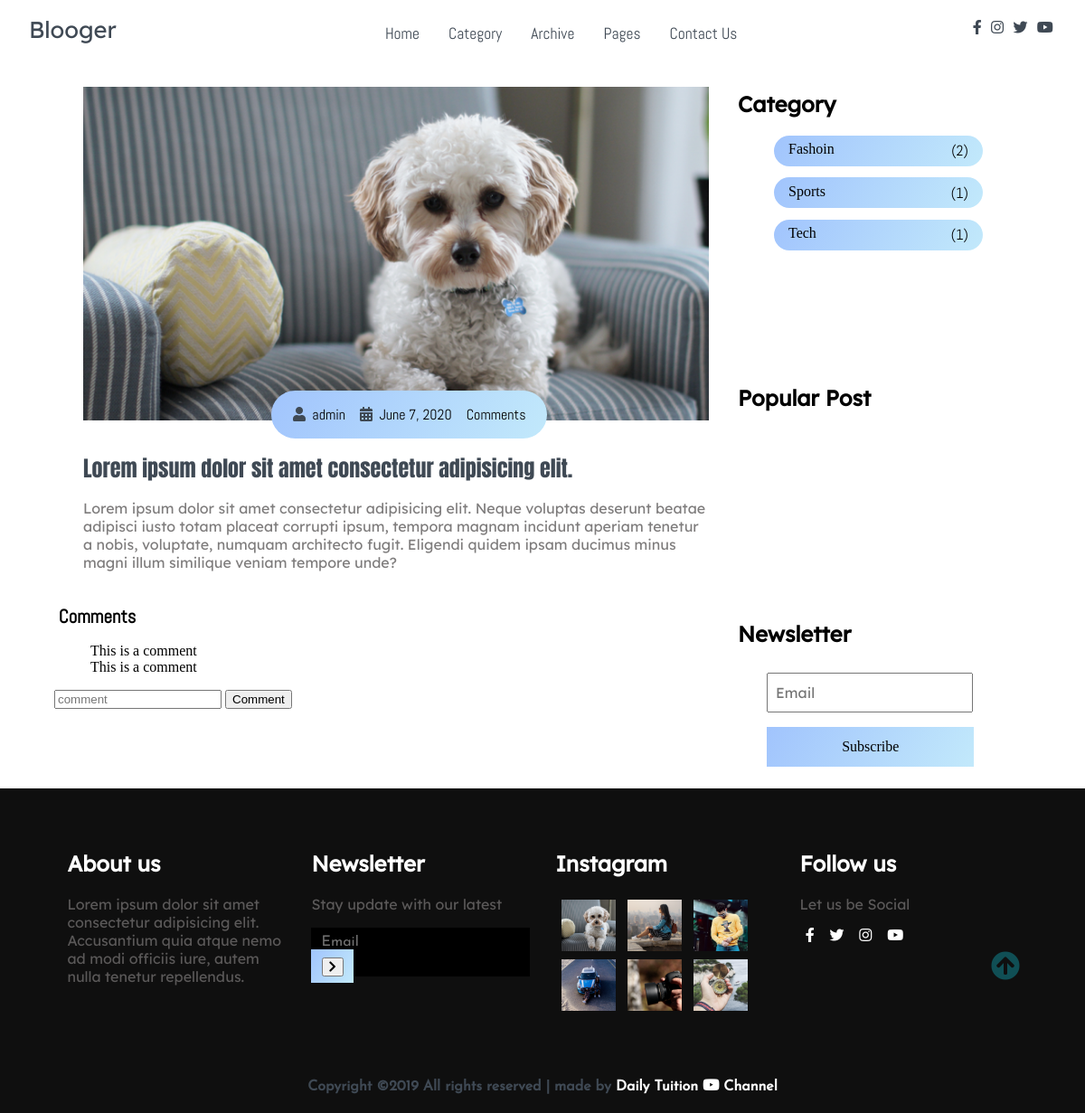
The app's page /post_view/2/ with its own data.
### post/models.py (models this page shows, shortened)
class Post(models.Model):
    title = models.CharField(max_length=100)
    overview = models.TextField()
    timestamp = models.DateTimeField(auto_now_add=True)
    comment_count = models.IntegerField(default=0)
    view_count = models.IntegerField(default=0)
    author = models.ForeignKey(Author,on_delete=models.CASCADE)
    thumbnail = models.ImageField()
    categories = models.ManyToManyField(Category)
    Featured = models.BooleanField(default=False)

class Author(models.Model):
    user = models.OneToOneField(User, on_delete=models.CASCADE)
    def __str__(self):
        return self.user.username

class Category(models.Model):
    title = models.CharField(max_length=100)

### post/views.py (the view)
# urls.py: path('post_view/<id>/',views.post_view, name="post_view")
def post_view(request,id):
    cat_count = category_count()
    post = get_object_or_404(Post, id=id)
    context={
        'post':post,
        'cat_count':cat_count,
    }
    return render(request,'post.html',context)

### post/views.py (called while the page is built)
def category_count():
    qs = Post.objects.values('categories__title').annotate(Count('categories'))
    return qs

### post/templates/post.html
{% extends 'base.html'%}
{% load static %}
{% block content %}
    {% include 'nav.html' %}
    <main>
        <section class="container">
            <div class="site-content">
                <div class="posts">
                    <div class="post-content" data-aos="zoom-in" data-aos-delay="200">
                        <div class="post-image">
                            <div>
                                <img src="{{post.thumbnail.url}}" class="img" alt="blog1">
                            </div>
                            <div class="post-info flex-row">
                                <span><i class="fas fa-user text-gray"></i>&nbsp;&nbsp;{{post.author}}</span>
                                <span><i class="fas fa-calendar-alt text-gray"></i>&nbsp;&nbsp;{{post.timestamp|date}}</span>
                                <span>{{view_post.comment_count}} Comments</span>
                            </div>
                        </div>
                        <div class="post-title">
                            <a href="#">{{post.title}}</a>
                            <p>{{post.overview}}
                            </p>
                        </div>
                    </div>
                    <div class="comments">
                        <div class="list-comments">
                            <h3>Comments</h3>
                            <ul>
                                <li>This is a comment</li>
                                <li>This is a comment</li>
                            </ul>
                        </div>
                        <div class="give-comment">
                            <form action="">
                                <input type="text" placeholder="comment">
                                <button type="submit">Comment</button>
                            </form>
                        </div>
                    </div>
                </div>
            {% include 'sidebar.html' %}
            </div>
        </section>
    </main>
    {% include 'footer.html' %}
    {% endblock %}

### post/templates/base.html (shortened to what this page needs)
{% load static %}
<!DOCTYPE html>
<html lang="en">
<head>
    <link rel="stylesheet" href="{% static 'css/all.css' %}">
    <link rel="stylesheet" href="{% static 'css/owl.carousel.min.css' %}">
    <link rel="stylesheet" href="{% static 'css/owl.theme.default.min.css' %}">
    <link rel="stylesheet" href="{% static 'css/aos.css' %}">
    <link rel="stylesheet" href="{% static 'css/Style.css' %}">
</head>
<body>
    {% block content%}
    {% endblock %}
</body>
</html>

### post/templates/nav.html (shortened to what this page needs)
<nav class="nav">
    <div class="nav-menu flex-row">
        <div class="nav-brand">
            <a href="{% url 'home' %}" class="text-gray">Blooger</a>
        </div>
        <div>
            <ul class="nav-items">
                <li class="nav-link">
                    <a href="{% url 'home' %}">Home</a>
                </li>
                <li class="nav-link">
                    <a href="#">Category</a>
                </li>
                <li class="nav-link">
                    <a href="#">Archive</a>
                </li>
                <li class="nav-link">
                    <a href="#">Pages</a>
                </li>
                <li class="nav-link">
                    <a href="#">Contact Us</a>
                </li>
            </ul>
        </div>
        <div class="social text-gray">
            <a href="#"><i class="fab fa-facebook-f"></i></a>
            <a href="#"><i class="fab fa-instagram"></i></a>
            <a href="#"><i class="fab fa-twitter"></i></a>
            <a href="#"><i class="fab fa-youtube"></i></a>
        </div>
    </div>
</nav>

### post/templates/sidebar.html (shortened to what this page needs)
{% load static %}
<aside class="sidebar">
    <div class="category">
        <h2>Category</h2>
        <ul class="category-list">
            {% for cat in cat_count %}
            <li class="list-items" data-aos="fade-left" data-aos-delay="100">
                <a href="#">{{ cat.categories__title}}</a>
                <span>({{ cat.categories__count}})</span>
            </li>
            {% endfor %}
        </ul>
    </div>
    <div class="popular-post">
        <h2>Popular Post</h2>
        <div class="post-content" data-aos="flip-up" data-aos-delay="200">
        </div>
    </div>
    <div class="newsletter" data-aos="fade-up" data-aos-delay="300">
        <h2>Newsletter</h2>
        <div class="form-element">
            <form action="." method="POST">
            <input type="text" class="input-element" name="email" placeholder="Email">
            <button class="btn form-btn" type="submit">Subscribe</button>
        </form>
        </div>
    </div>
</aside>

### post/templates/footer.html (shortened to what this page needs)
{% load static %}
<footer class="footer">
    <div class="container">
        <div class="about-us" data-aos="fade-right" data-aos-delay="200">
            <h2>About us</h2>
            <p>Lorem ipsum dolor sit amet consectetur adipisicing elit. Accusantium quia atque nemo ad modi officiis
                iure, autem nulla tenetur repellendus.</p>
        </div>
        <div class="newsletter" data-aos="fade-right" data-aos-delay="200">
            <h2>Newsletter</h2>
            <p>Stay update with our latest</p>
            <div class="form-element">
                <form action="." method="POST">
                    <input type="email" name="email" placeholder="Email"><span><button type="submit"><i class="fas fa-chevron-right"></i></button></span>
                </form>
            </div>
        </div>
        <div class="instagram" data-aos="fade-left" data-aos-delay="200">
            <h2>Instagram</h2>
            <div class="flex-row">
                <img src="{% static 'assets/instagram/thumb-card3.png' %}" alt="insta1">
                <img src="{% static 'assets/instagram/thumb-card4.png' %}" alt="insta2">
                <img src="{% static 'assets/instagram/thumb-card5.png' %}" alt="insta3">
            </div>
            <div class="flex-row">
                <img src="{% static 'assets/instagram/thumb-card6.png' %}" alt="insta4">
                <img src="{% static 'assets/instagram/thumb-card7.png' %}" alt="insta5">
                <img src="{% static 'assets/instagram/thumb-card8.png' %}" alt="insta6">
            </div>
        </div>
        <div class="follow" data-aos="fade-left" data-aos-delay="200">
            <h2>Follow us</h2>
            <p>Let us be Social</p>
            <div>
                <i class="fab fa-facebook-f"></i>
                <i class="fab fa-twitter"></i>
                <i class="fab fa-instagram"></i>
                <i class="fab fa-youtube"></i>
            </div>
        </div>
    </div>
    <div class="rights flex-row">
        <h4 class="text-gray">
            Copyright ©2019 All rights reserved | made by
            <a href="www.youtube.com/c/dailytuition" target="_black">Daily Tuition <i class="fab fa-youtube"></i>
                Channel</a>
        </h4>
    </div>
    <div class="move-up">
        <span><i class="fas fa-arrow-circle-up fa-2x"></i></span>
    </div>
</footer>

### static/css/all.css (style rules this page uses)
.fa, .fas, .far, .fal, .fad, .fab { -moz-osx-font-smoothing: grayscale; -webkit-font-smoothing: antialiased; display: inline-block; font-style: normal; font-variant: normal; text-rendering: auto; line-height: 1; }
.fa-2x { font-size: 2em; }
.fa-arrow-circle-up:before { content: "\f0aa"; }
.fa-calendar-alt:before { content: "\f073"; }
.fa-chevron-right:before { content: "\f054"; }
.fa-facebook-f:before { content: "\f39e"; }
.fa-instagram:before { content: "\f16d"; }
.fa-twitter:before { content: "\f099"; }
.fa-user:before { content: "\f007"; }
.fa-youtube:before { content: "\f167"; }
.fab { font-family: 'Font Awesome 5 Brands'; }
.fa, .fas { font-family: 'Font Awesome 5 Free'; font-weight: 900; }

### records on screen
Post: thumbnail (picture), author "admin", timestamp "June 7, 2020", title "Lorem ipsum dolor sit amet consectetur adipisicing elit.", overview "Lorem ipsum dolor sit amet consectetur adipisicing elit. Neque voluptas deserunt beatae adipisci iusto totam placeat corrupti ipsum, tempora magnam incidunt aperiam tenetur a nobis, voluptate, numquam architecto fugit. Eligendi quidem ipsam ducimus minus magni illum similique veniam tempore unde?"
Category: categories__title "Fashoin", categories__count "2"
Category: categories__title "Sports", categories__count "1"
Category: categories__title "Tech", categories__count "1"
